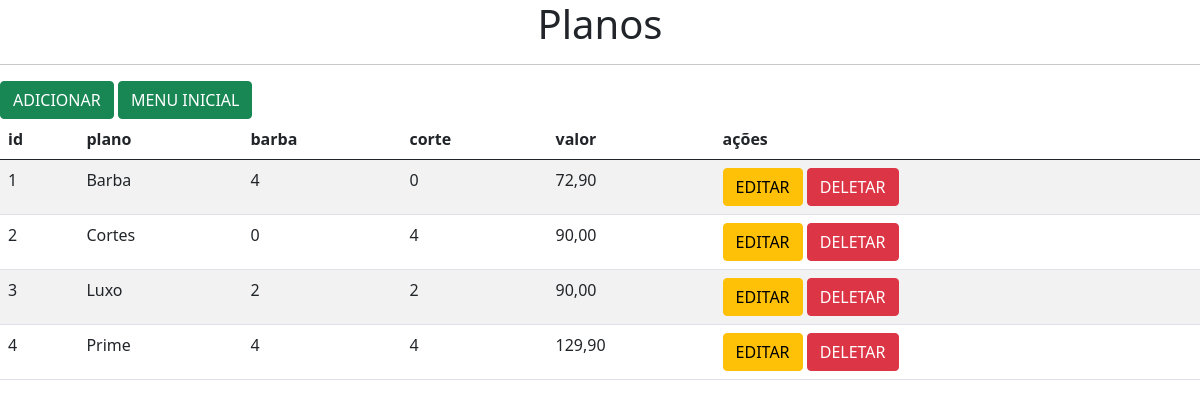
The page /plano/ on the database as committed earlier.
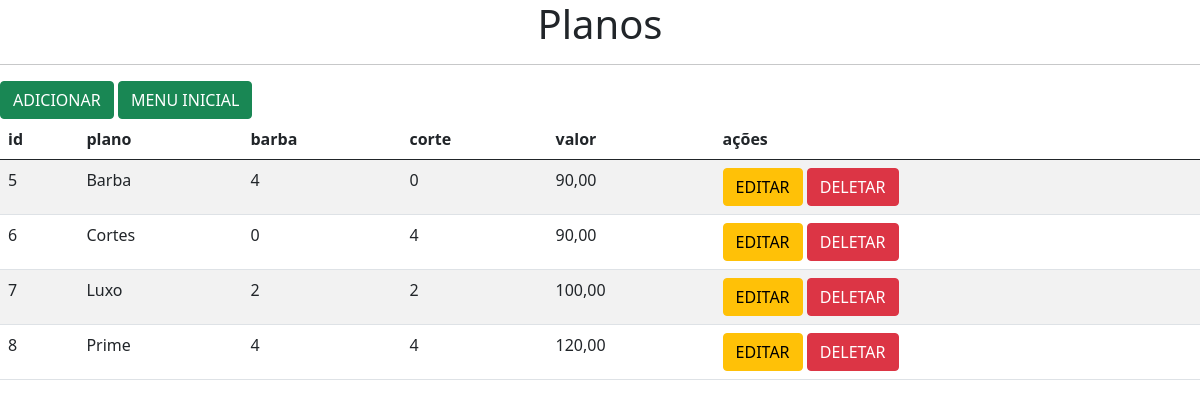
The same page on the database as committed later.
### AppBarb/models.py (models this page shows, shortened)
class Plano(models.Model):
    plano = models.CharField(max_length=100)
    barba = models.IntegerField()
    corte = models.IntegerField()
    valor = models.DecimalField(max_digits=5, decimal_places=2)

### AppBarb/views.py (the view)
# urls.py: path('plano/', views.plano, name='plano'),
def plano(request):
    planos = Plano.objects.all()
    context ={
        'planos': planos
    }
    return render(request, 'plano/plano.html', context)

### AppBarb/templates/plano/plano.html (shortened to what this page needs)
{%extends 'base.html'%}
{%block content%}
<h1> <center>Planos</center></h1>
       <hr>
       <a class="btn btn-success" href="{% url 'plano_add' %}">ADICIONAR</a>
       <a class="btn btn-success" href="{% url 'home' %}">MENU INICIAL</a>
       <table class="table table-striped">
          <thead>
             <tr>
               <th>id</th>
                <th>plano</th>
                <th>barba</th>
                <th>corte</th>
                <th>valor</th>
                <th>ações</th>
            </tr>
          </thead>
          <tbody>
            {% for plano in planos %}
            <tr>
                <td>{{plano.id}}</td>
                <td>{{plano.plano}}</td>
                <td>{{plano.barba}}</td>
                <td>{{plano.corte}}</td>
                <td>{{plano.valor}}</td>
                <td>
                    <a class="btn btn-warning" href="{% url 'plano_edit' plano.id %}">EDITAR</a>
                    <a class="btn btn-danger" href="{% url 'plano_delete' plano.id %}">DELETAR</a>
                </td>
            </tr>
            {% endfor %}
          </tbody>
        </table>
{%endblock%}

Rows that differ between the two databases and show on the page:
removed Plano: id "1", plano "Barba", barba "4", corte "0", valor "72,90"
removed Plano: id "2", plano "Cortes", barba "0", corte "4", valor "90,00"
removed Plano: id "3", plano "Luxo", barba "2", corte "2", valor "90,00"
removed Plano: id "4", plano "Prime", barba "4", corte "4", valor "129,90"
added Plano: id "5", plano "Barba", barba "4", corte "0", valor "90,00"
added Plano: id "6", plano "Cortes", barba "0", corte "4", valor "90,00"
added Plano: id "7", plano "Luxo", barba "2", corte "2", valor "100,00"
added Plano: id "8", plano "Prime", barba "4", corte "4", valor "120,00"
